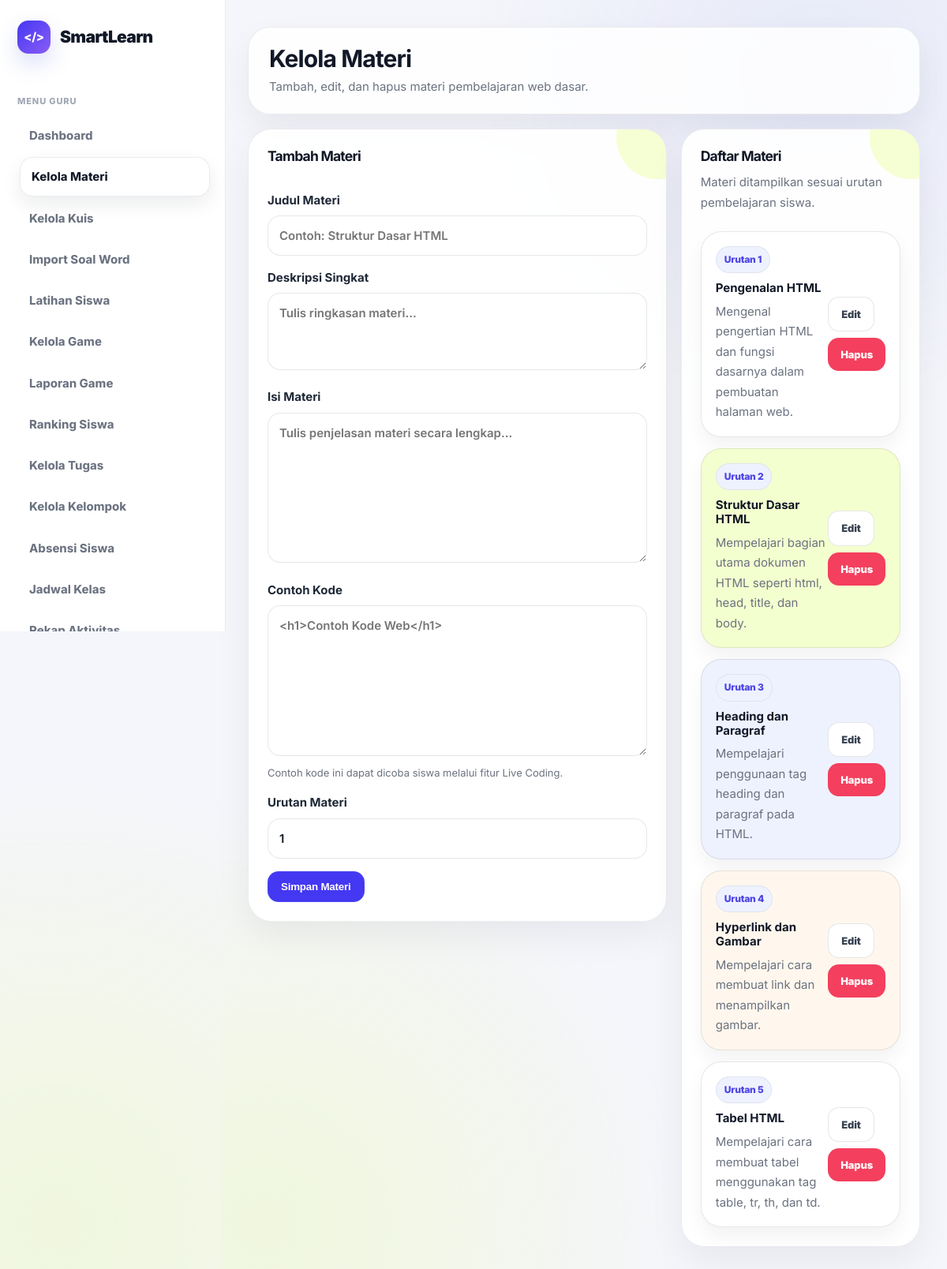
The app's page /pages/guru/kelola_materi.php (signed in) with its own data.
### tables this page shows
CREATE TABLE IF NOT EXISTS ui_settings (
    id_setting INT AUTO_INCREMENT PRIMARY KEY,
    app_name VARCHAR(100) NOT NULL DEFAULT 'SmartLearn',
    logo_icon VARCHAR(20) NOT NULL DEFAULT '</>',
    primary_color VARCHAR(20) NOT NULL DEFAULT '#4438f2',
    accent_color VARCHAR(20) NOT NULL DEFAULT '#d8ff3e',
    sidebar_color VARCHAR(20) NOT NULL DEFAULT '#151923',
    radius_size INT NOT NULL DEFAULT 30,
    updated_at TIMESTAMP DEFAULT CURRENT_TIMESTAMP ON UPDATE CURRENT_TIMESTAMP
);

CREATE TABLE materi (
    id_materi INT AUTO_INCREMENT PRIMARY KEY,
    judul_materi VARCHAR(150) NOT NULL,
    deskripsi TEXT,
    isi_materi TEXT NOT NULL,
    contoh_kode TEXT,
    urutan INT DEFAULT 1,
    created_at TIMESTAMP DEFAULT CURRENT_TIMESTAMP
);

### includes/ui_settings.php (called while the page is built, shortened)
<?php
$ui = [
    'app_name' => 'SmartLearn',
    'logo_icon' => 'SL',
    'primary_color' => '#5b6ee1',
    'accent_color' => '#d8ff3e',
    'sidebar_color' => '#ffffff',
    'radius_size' => 24,
    'font_family' => 'Inter, Arial, sans-serif',
    'font_size' => 15,
    'text_color' => '#1f2937',
    'heading_color' => '#111827',
    'panel_color' => '#ffffff',
    'theme_template' => 'smartlearn_clean'
];
if (isset($koneksi)) {
    $ui_query = @mysqli_query($koneksi, "SELECT * FROM ui_settings WHERE id_setting=1");
    if ($ui_query && mysqli_num_rows($ui_query) > 0) {
        $db_ui = mysqli_fetch_assoc($ui_query);
        foreach ($db_ui as $key => $value) {
            if ($value !== null && $value !== '') {
                $ui[$key] = $value;
            }
        }
    }
}
$ui_app_name = $ui['app_name'] ?? 'SmartLearn';
$ui_logo_icon = $ui['logo_icon'] ?? 'SL';
?>

### pages/guru/kelola_materi.php (the view, shortened to what this page needs)
<?php
include "../../config/koneksi.php";
$materi = mysqli_query($koneksi, "SELECT * FROM materi ORDER BY urutan ASC");
?>
<!DOCTYPE html>
<html lang="id">
<head>
    <link rel="stylesheet" href="../../assets/css/style.css">
</head>
<body>
<div class="dashboard-layout">
    <?php include "sidebar.php"; ?>
    <main class="main">
        <div class="topbar">
            <div>
                <h1>Kelola Materi</h1>
                <p>Tambah, edit, dan hapus materi pembelajaran web dasar.</p>
            </div>
        </div>
        <section class="content-grid">
            <form method="POST" class="card">
                <h3>Tambah Materi</h3>
                <br>
                <div class="form-group">
                    <label>Judul Materi</label>
                    <input type="text" name="judul_materi" class="form-control" placeholder="Contoh: Struktur Dasar HTML" required>
                </div>
                <div class="form-group">
                    <label>Deskripsi Singkat</label>
                    <textarea name="deskripsi" class="form-control" rows="3" placeholder="Tulis ringkasan materi..." required></textarea>
                </div>
                <div class="form-group">
                    <label>Isi Materi</label>
                    <textarea name="isi_materi" class="form-control" rows="7" placeholder="Tulis penjelasan materi secara lengkap..." required></textarea>
                </div>
                <div class="form-group">
                    <label>Contoh Kode</label>
                    <textarea name="contoh_kode" class="form-control" rows="7" placeholder="<h1>Contoh Kode Web</h1>"></textarea>
                    <small class="form-help">Contoh kode ini dapat dicoba siswa melalui fitur Live Coding.</small>
                </div>
                <div class="form-group">
                    <label>Urutan Materi</label>
                    <input type="number" name="urutan" class="form-control" value="1" required>
                </div>
                <button type="submit" name="tambah" class="btn btn-primary">Simpan Materi</button>
            </form>
            <div class="card">
                <h3>Daftar Materi</h3>
                <p>Materi ditampilkan sesuai urutan pembelajaran siswa.</p>
                <br>
                <div class="module-list">
                    <?php while($row = mysqli_fetch_assoc($materi)): ?>
                        <div class="module-item">
                            <div>
                                <span class="badge badge-primary">Urutan <?= $row['urutan']; ?></span>
                                <h4 style="margin-top:10px;"><?= $row['judul_materi']; ?></h4>
                                <p><?= $row['deskripsi']; ?></p>
                            </div>
                            <div class="action-row">
                                <a href="edit_materi.php?id=<?= $row['id_materi']; ?>" class="btn btn-outline btn-sm">Edit</a>
                                <a href="?hapus=<?= $row['id_materi']; ?>" onclick="return confirm('Hapus materi ini? Semua kuis terkait juga akan terhapus.')" class="btn btn-danger btn-sm">Hapus</a>
                            </div>
                        </div>
                    <?php endwhile; ?>
                </div>
            </div>
        </section>
    </main>
</div>
</body>
</html>

### pages/guru/sidebar.php (shortened to what this page needs)
<?php
$currentPage = basename($_SERVER['PHP_SELF']);
include_once "../../includes/ui_settings.php";
?>
<aside class="sidebar">
    <div class="logo">
        <div class="logo-icon"><?= htmlspecialchars($ui_logo_icon); ?></div>
        <span><?= htmlspecialchars($ui_app_name); ?></span>
    </div>
    <div class="menu">
        <div class="menu-title">Menu Guru</div>
        <a class="<?= $currentPage == 'dashboard.php' ? 'active' : ''; ?>" href="dashboard.php">Dashboard</a>
        <a class="<?= in_array($currentPage, ['kelola_materi.php','edit_materi.php']) ? 'active' : ''; ?>" href="kelola_materi.php">Kelola Materi</a>
        <a class="<?= in_array($currentPage, ['kelola_kuis.php','edit_kuis.php']) ? 'active' : ''; ?>" href="kelola_kuis.php">Kelola Kuis</a>
        <a class="<?= $currentPage == 'import_soal_word.php' ? 'active' : ''; ?>" href="import_soal_word.php">Import Soal Word</a>
        <a class="<?= $currentPage == 'latihan_siswa.php' ? 'active' : ''; ?>" href="latihan_siswa.php">Latihan Siswa</a>
        <a class="<?= in_array($currentPage, ['kelola_game.php','edit_game_question.php']) ? 'active' : ''; ?>" href="kelola_game.php">Kelola Game</a>
        <a class="<?= $currentPage == 'laporan_game.php' ? 'active' : ''; ?>" href="laporan_game.php">Laporan Game</a>
        <a class="<?= $currentPage == 'ranking.php' ? 'active' : ''; ?>" href="ranking.php">Ranking Siswa</a>
        <a class="<?= in_array($currentPage, ['kelola_tugas.php','penilaian_tugas.php']) ? 'active' : ''; ?>" href="kelola_tugas.php">Kelola Tugas</a>
        <a class="<?= $currentPage == 'kelola_kelompok.php' ? 'active' : ''; ?>" href="kelola_kelompok.php">Kelola Kelompok</a>
        <a class="<?= $currentPage == 'absensi.php' ? 'active' : ''; ?>" href="absensi.php">Absensi Siswa</a>
        <a class="<?= $currentPage == 'jadwal.php' ? 'active' : ''; ?>" href="jadwal.php">Jadwal Kelas</a>
        <a class="<?= $currentPage == 'rekap_aktivitas.php' ? 'active' : ''; ?>" href="rekap_aktivitas.php">Rekap Aktivitas</a>
    </div>
</aside>

### records on screen
ui_settings: logo_icon "</>", app_name "SmartLearn"
materi: urutan "1", judul_materi "Pengenalan HTML", deskripsi "Mengenal pengertian HTML dan fungsi dasarnya dalam pembuatan halaman web."
materi: urutan "2", judul_materi "Struktur Dasar HTML", deskripsi "Mempelajari bagian utama dokumen HTML seperti html, head, title, dan body."
materi: urutan "3", judul_materi "Heading dan Paragraf", deskripsi "Mempelajari penggunaan tag heading dan paragraf pada HTML."
materi: urutan "4", judul_materi "Hyperlink dan Gambar", deskripsi "Mempelajari cara membuat link dan menampilkan gambar."
materi: urutan "5", judul_materi "Tabel HTML", deskripsi "Mempelajari cara membuat tabel menggunakan tag table, tr, th, dan td."
